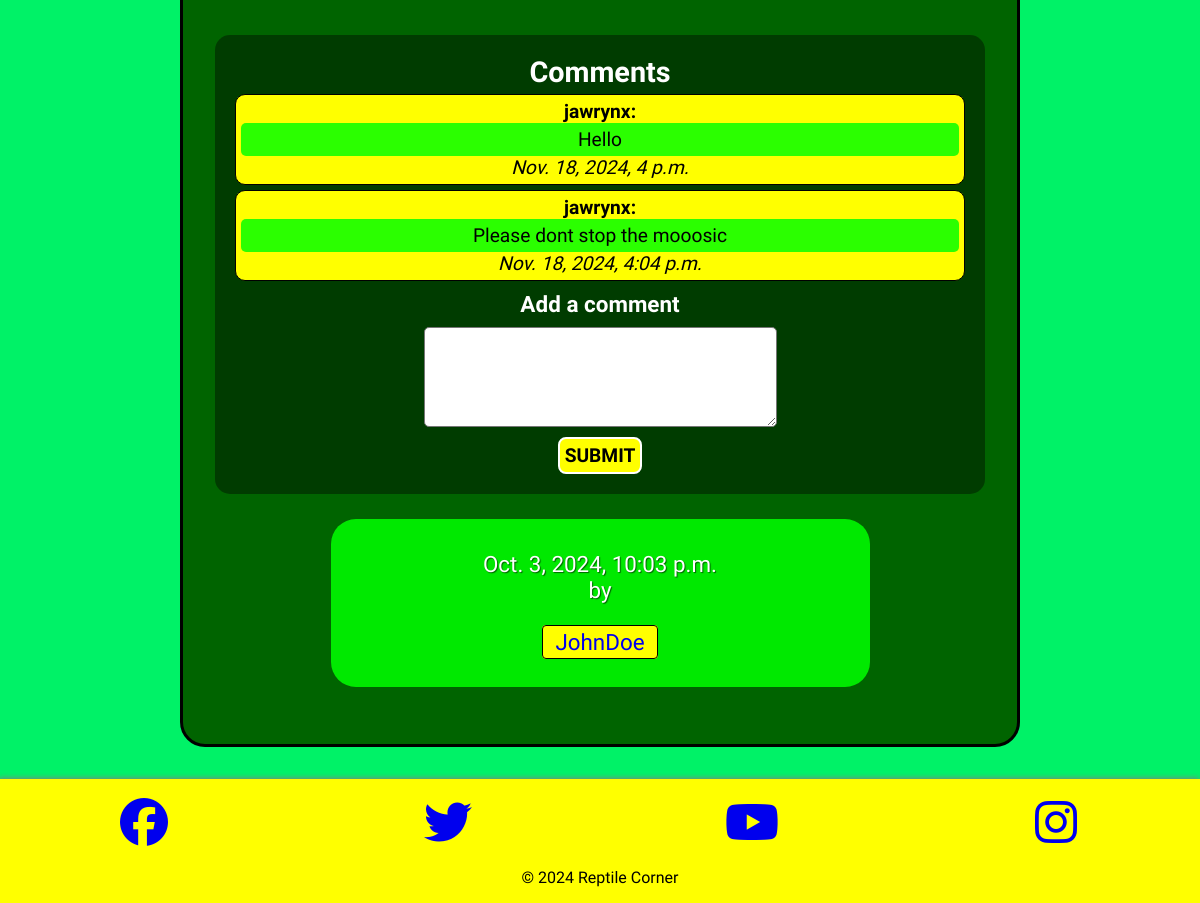
Before: /posts/john-does-a-post (lower part) with the older database file.
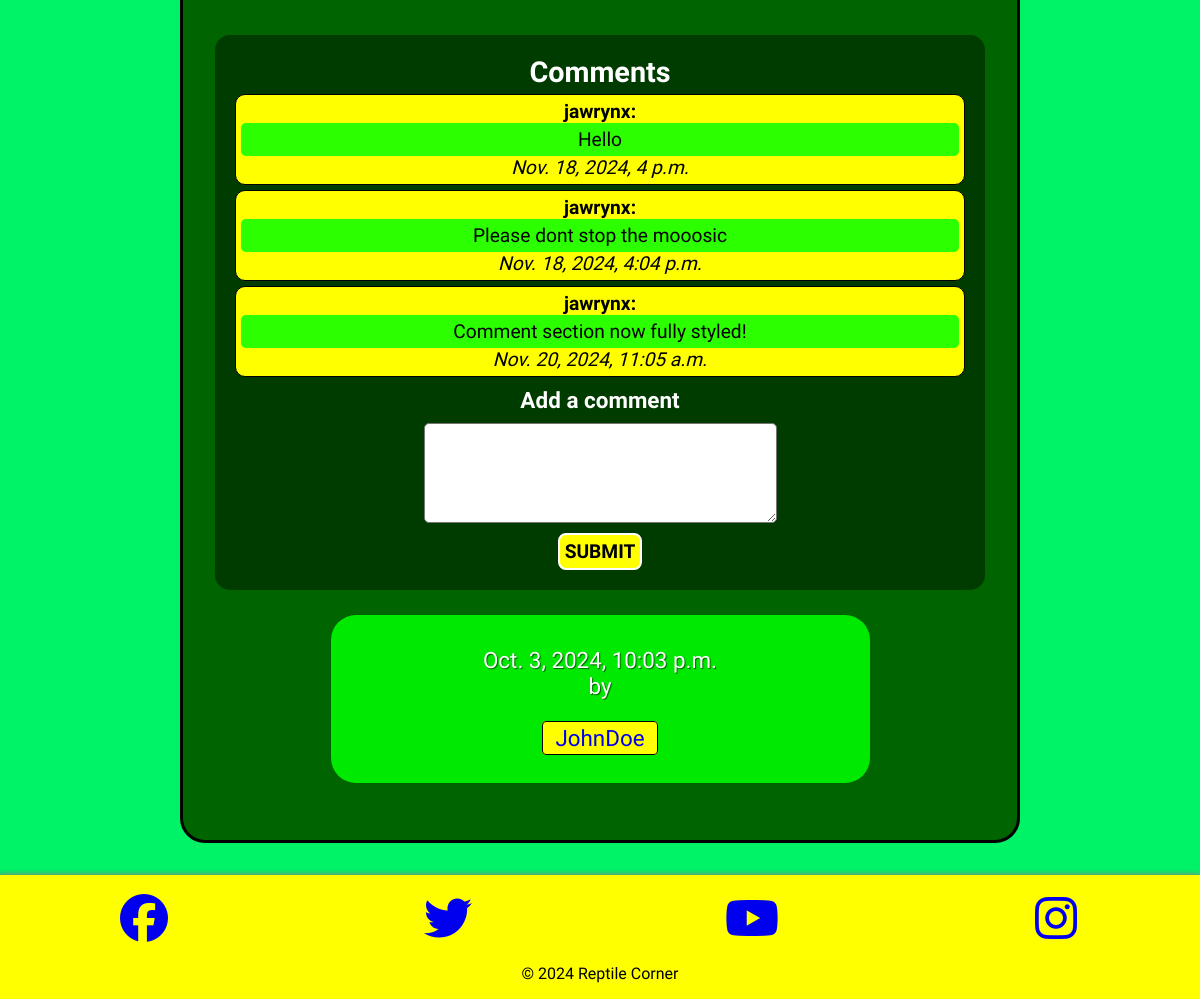
After: the same page with the newer database file.
### comments/models.py (models this page shows, shortened)
class Comment(models.Model):
    post = models.ForeignKey(Post, on_delete=models.CASCADE, related_name='comments')
    author = models.ForeignKey(settings.AUTH_USER_MODEL, on_delete=models.CASCADE)
    body = models.TextField()
    created = models.DateTimeField(auto_now_add=True)
    class Meta:
        ordering = ('created',)

### posts/views.py (the view)
# urls.py: path('<slug:slug>', views.post_page, name="page"),
def post_page(request, slug):
    post = get_object_or_404(Post, slug=slug)
    comments = post.comments.all()
    new_comment = None
    if request.method == 'POST':
        comment_form = CommentForm(data=request.POST)  # Make sure to pass data=request.POST
        if comment_form.is_valid():
            new_comment = comment_form.save(commit=False)
            new_comment.post = post
            new_comment.author = request.user
            new_comment.save()
            return redirect('posts:page', slug=post.slug)
    else:
        comment_form = CommentForm()
    return render(request, 'posts/post_page.html', {'post': post, 'comments': comments, 'new_comment': new_comment, 'comment_form': comment_form})

### comments/forms.py
class CommentForm(forms.ModelForm):
    class Meta:
        model = Comment
        fields = ('body',)
        widgets = {
            'body': forms.Textarea(attrs={'class': 'form-control', 'rows': 4}),  # Ensure it's a Textarea
        }

### posts/templates/posts/post_page.html (shortened to what this page needs)
{% extends 'layout.html' %}
{% block content %}
    <section class="post-page">
        <div class="post-card">
            <div class="col-12" id="post-comments">
                <h2>Comments</h2>
                {% for comment in comments %}
                    <div class="comment">
                        <p class="comment-author">{{ comment.author }}:</p>
                        <p class="comment-body">{{ comment.body }}</p>
                        <p class="comment-date">{{ comment.created }}</p>
                    </div>
                {% endfor %}
                {% if new_comment %}
                    <p>Your comment has been added.</p>
                {% else %}
                    <h3>Add a comment</h3>
                    <form method="post">
                        <div id="comment-form-wrapper">
                            <textarea name="body" cols="40" rows="10"></textarea>
                        </div>
                        <button type="submit" class="btn btn-primary">Submit</button>
                    </form>
                {% endif %}
            </div>
            <div class="col-12" id="post-info">
                <p class="date-stamp">{{ post.date }}<br> by <br><br>
                    <span class="post-profile">
                        <a href="../profile/{{ post.author }}">{{ post.author }}</a>
                    </span>
                </p>
            </div>
        </div>
    </section>
{% endblock %}

Changed rows visible on the page:
added Comment: author "jawrynx", body "Comment section now fully styled!", created "Nov. 20, 2024, 11:05 a.m."
